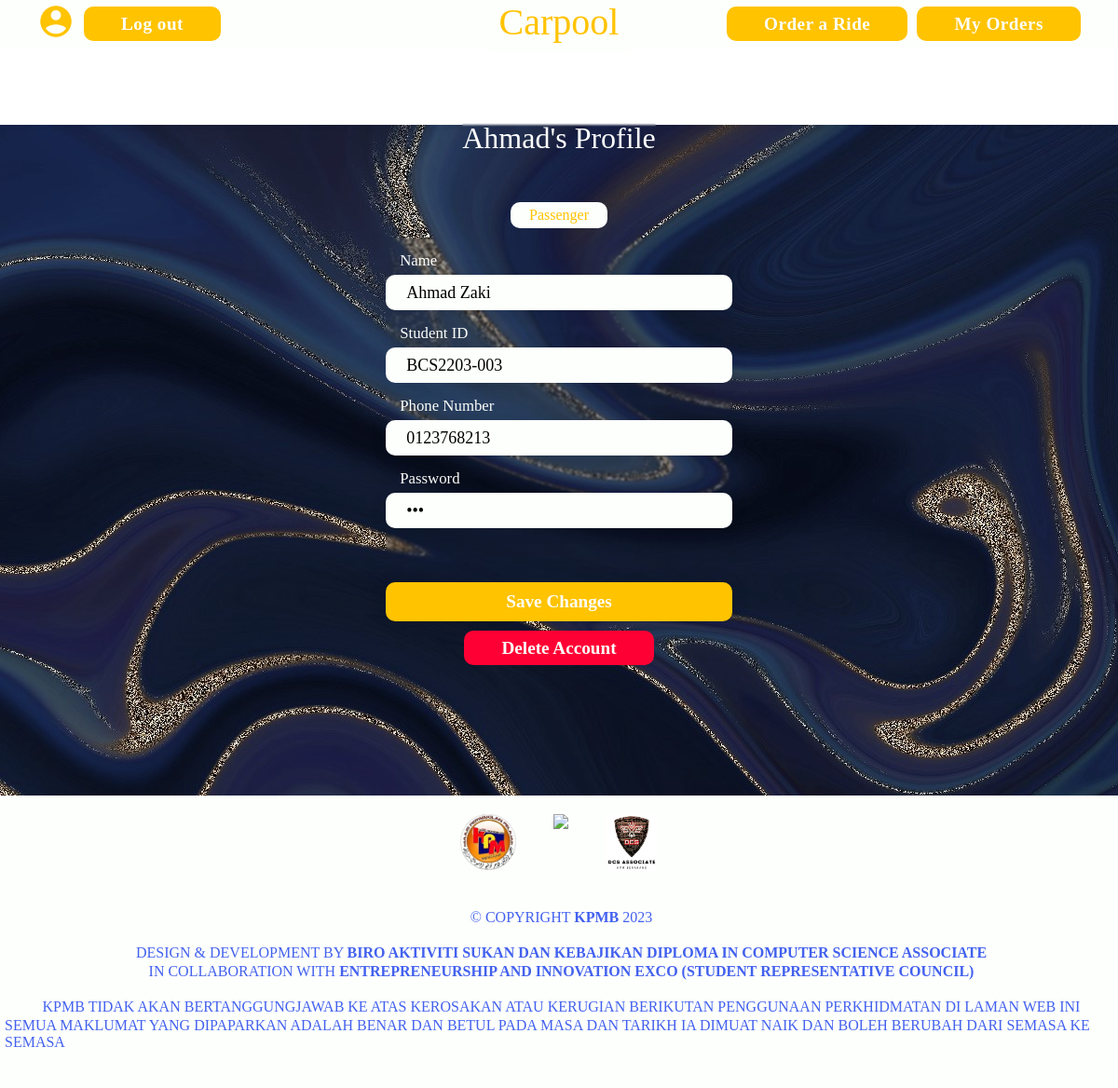
The page /passenger/view_profile/3 on the database its author committed.
### CarPool/models.py (models this page shows)
class Passenger(models.Model):
    pID = models.AutoField(primary_key=True)
    pName = models.TextField(max_length=128)
    pPhone = models.CharField(max_length=11)
    studentID = models.CharField(max_length=11)
    pPass = models.CharField(max_length=16)

### CarPool/views.py (the view)
# urls.py: path("passenger/view_profile/<int:p>", views.view_profile, name="view_profile"),
def view_profile(request, p):
    if request.method == 'POST':
        s = request.POST.get('studentID')
        n = request.POST.get('pName')
        pd = request.POST.get('pPhone')
        pw = request.POST.get('pPass')
        find =Passenger.objects.filter(pID = p)
        find.update(studentID =s, pName = n, pPhone = pd, pPass = pw)
        return redirect("/passenger/{0}".format(p))
    else:
        data = Passenger.objects.get(pID = p)
        name = data.pName.split(' ')[0]
        return render(request, "profilep.html", {"data":data, 'name':name})

### CarPool/templates/profilep.html (shortened to what this page needs)
<!DOCTYPE html>
<html lang="en">
    <head>
        {% load static %}
        <link href="{% static 'styles.css' %}" rel="stylesheet">
        <link href="../static/styles.css" rel="stylesheet">
    </head>
<body>
    <nav>
        <div class="nav_profile">
            <a href="/passenger/view_profile/{{ data.pID }}"></a>
            <a class="nav_buttons" href="/login" >Log out</a>
        </div>
        <h1 class="logonav">Carpool</h1>
        <div class="nav_profile_right">
            <a class="nav_buttons" href="/passenger/{{ data.pID }}">Order a Ride</a>
            <a class="nav_buttons" href="/passenger/view_requests/{{ data.pID }}">My Orders</a>
        </div>
    </nav>
    <div class="home_container">
        <h2>{{ name }}'s Profile</h2>
        <div class="profile_type">Passenger</div>
        <form method="post" action="/passenger/view_profile/{{ data.pID }}">
                <h4>Name</h4>
                <div class="input_box">
                    <input type="text" placeholder="Name" name="pName" value="{{ data.pName }}">
                </div>
                <h4>Student ID</h4>
                <div class="input_box">
                    <input type="text" placeholder="Student ID" name="studentID" value="{{ data.studentID }}">
                </div>
                <h4>Phone Number</h4>
                <div class="input_box">
                    <input type="text" placeholder="Phone Number" name="pPhone" value="{{ data.pPhone }}">
                </div>
                <h4>Password</h4>
                <div class="input_box">
                    <input type="password" placeholder="Password" name="pPass" value="{{ data.pPass }}">
                </div>
                <br>
                <input type="submit" value="Save Changes">
        </form>
        <a href="/passenger/view_profile/delete_p/{{ data.pID }}" class="delete_button">Delete Account</a>
    </div>
    <div class="footer">
        <div class="logo_containerf">
            <img src="{% static 'img/MPP.png' %}">
            <img src="{% static 'img/LogoKPM.png' %}">
            <img src="{% static 'img/DCS.png' %}">
        </div>
        <h6>© COPYRIGHT <b>KPMB</b> 2023</h6>
        <br>
        <h6>DESIGN & DEVELOPMENT BY <b>BIRO AKTIVITI SUKAN DAN KEBAJIKAN DIPLOMA IN COMPUTER SCIENCE ASSOCIATE</b></h6>
        <h6>IN COLLABORATION WITH <b>ENTREPRENEURSHIP AND INNOVATION EXCO (STUDENT REPRESENTATIVE COUNCIL)</b></h6>
        <br>
        <h6>KPMB TIDAK AKAN BERTANGGUNGJAWAB KE ATAS KEROSAKAN ATAU KERUGIAN BERIKUTAN PENGGUNAAN PERKHIDMATAN DI LAMAN WEB INI</h6>
        <h6>SEMUA MAKLUMAT YANG DIPAPARKAN ADALAH BENAR DAN BETUL PADA MASA DAN TARIKH IA DIMUAT NAIK DAN BOLEH BERUBAH DARI SEMASA KE SEMASA</h6>
    </div>
</body>
</html>

### rows shown on the page
Passenger: pName "Ahmad Zaki", studentID "BCS2203-003", pPhone "0123768213"

### other values the page prints
{{ name }} "Ahmad"
